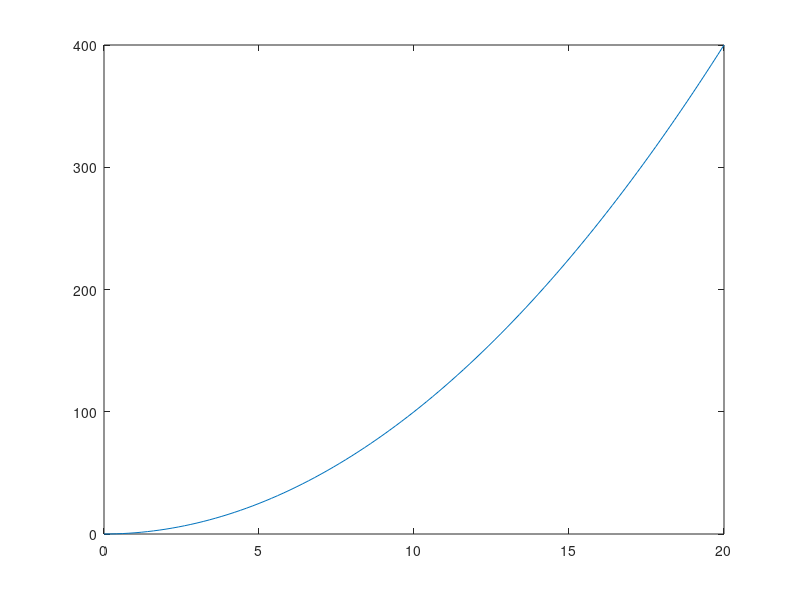

MATLAB code to generate this figure:
%% ==================== BLIJF VAN DE VOLGENDE CODE AF! ====================
%                    |9fe20e92549b72528b74789b3cde3457|
%                            1711051801
%
% LEES DE VOLGENDE REGELS:
%
% 1 -   De volgende DOOR ONS AANGEMAAKTE zaken mag je NIET aanpassen:
%                           A: Bestandsnamen
%                           B: Door ons aangemaakt commentaar
%                           C: Folders en folderstructuur
%                           D: De code in deze codesectie
%       Doe je dat toch dan krijg je GEEN punten voor deze weekopdracht.
% 2 -   Als dit bestand niet uit te voeren valt, bijvoorbeeld doordat je
%       tijdens het uitvoeren een foutmelding krijgt, krijg je GEEN punten!
% 3 -   Elke variabele waar 'NaN' aan wordt toegekend moet JIJ bewerken.
% 4 -   Je maakt de opdracht in dit bestand. Vul het bestand alleen met
%       voor de opdracht nuttige code. Doe je dit niet dan kan dat een
%       vermindering van het te verdienen aantal punten als gevolg hebben.
% 5 -   Door JOU geschreven commentaar regels (met %% of %) worden niet
%       door ons gelezen of gebruikt. 
% 
% Opdrachtbeschrijving:
% Deze opdracht bestaat uit het schrijven/aanvullen van een SCRIPT. De
% specifieke opdracht staat hieronder.
%
% LET OP!
% Exacte naamgeving is heel belangrijk! Merk bv. het verschil op tussen
% de twee variabelen: 'mekker' en de variabele 'Mekker'. Matlab maakt dus 
% onderscheid tussen kleine letters en hoofdletters.
%
% =================== BLIJF VAN VOORGAANDE CODE AF! ======================
 
%% Opdracht 1
% Maak een plot van de variabele 't' (x-as) en 'y' (y-as)

t = 0:0.2:20;
x = t*2;
y = t.^2;

plot(t,y);
